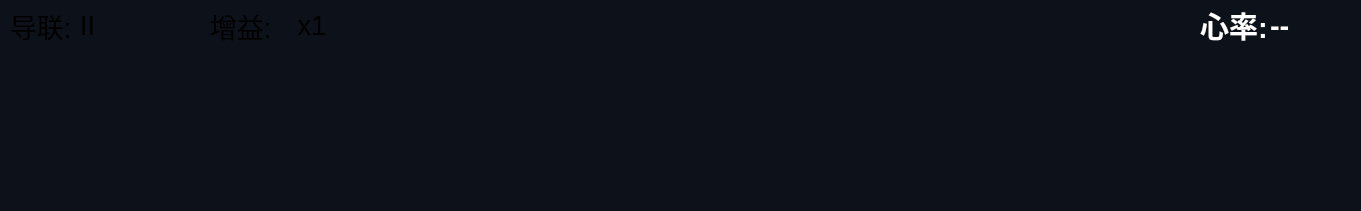
  <widget class="QwtPlot" name="qwtPlot_ECG">
   <property name="geometry">
    <rect>
     <x>0</x>
     <y>65</y>
     <width>1361</width>
     <height>211</height>
    </rect>
   </property>
   <property name="palette">
    <palette>
     <active>
      <colorrole role="Base">
       <brush brushstyle="SolidPattern">
        <color alpha="255">
         <red>0</red>
         <green>0</green>
         <blue>0</blue>
        </color>
       </brush>
      </colorrole>
      <colorrole role="Window">
       <brush brushstyle="SolidPattern">
        <color alpha="255">
         <red>13</red>
         <green>17</green>
         <blue>25</blue>
        </color>
       </brush>
      </colorrole>
     </active>
     <inactive>
      <colorrole role="Base">
       <brush brushstyle="SolidPattern">
        <color alpha="255">
         <red>0</red>
         <green>0</green>
         <blue>0</blue>
        </color>
       </brush>
      </colorrole>
      <colorrole role="Window">
       <brush brushstyle="SolidPattern">
        <color alpha="255">
         <red>13</red>
         <green>17</green>
         <blue>25</blue>
        </color>
       </brush>
      </colorrole>
     </inactive>
     <disabled>
      <colorrole role="Base">
       <brush brushstyle="SolidPattern">
        <color alpha="255">
         <red>13</red>
         <green>17</green>
         <blue>25</blue>
        </color>
       </brush>
      </colorrole>
      <colorrole role="Window">
       <brush brushstyle="SolidPattern">
        <color alpha="255">
         <red>13</red>
         <green>17</green>
         <blue>25</blue>
        </color>
       </brush>
      </colorrole>
     </disabled>
    </palette>
   </property>
   <widget class="QLabel" name="lab_HR">
    <property name="geometry">
     <rect>
      <x>1270</x>
      <y>10</y>
      <width>71</width>
      <height>31</height>
     </rect>
    </property>
    <property name="palette">
     <palette>
      <active>
       <colorrole role="WindowText">
        <brush brushstyle="SolidPattern">
         <color alpha="255">
          <red>255</red>
          <green>255</green>
          <blue>255</blue>
         </color>
        </brush>
       </colorrole>
      </active>
      <inactive>
       <colorrole role="WindowText">
        <brush brushstyle="SolidPattern">
         <color alpha="255">
          <red>255</red>
          <green>255</green>
          <blue>255</blue>
         </color>
        </brush>
       </colorrole>
      </inactive>
      <disabled>
       <colorrole role="WindowText">
        <brush brushstyle="SolidPattern">
         <color alpha="255">
          <red>0</red>
          <green>0</green>
          <blue>0</blue>
         </color>
        </brush>
       </colorrole>
      </disabled>
     </palette>
    </property>
    <property name="font">
     <font>
      <pointsize>22</pointsize>
      <weight>75</weight>
      <bold>true</bold>
     </font>
    </property>
    <property name="text">
     <string>--</string>
    </property>
   </widget>
   <widget class="QLabel" name="lab_ecg1gaintag">
    <property name="geometry">
     <rect>
      <x>210</x>
      <y>10</y>
      <width>81</width>
      <height>31</height>
     </rect>
    </property>
    <property name="font">
     <font>
      <pointsize>20</pointsize>
     </font>
    </property>
    <property name="text">
     <string>增益:</string>
    </property>
   </widget>
   <widget class="QLabel" name="lab_ecg1leadtag">
    <property name="geometry">
     <rect>
      <x>10</x>
      <y>10</y>
      <width>81</width>
      <height>31</height>
     </rect>
    </property>
    <property name="font">
     <font>
      <pointsize>20</pointsize>
     </font>
    </property>
    <property name="text">
     <string>导联:</string>
    </property>
   </widget>
   <widget class="QLabel" name="lab_hrtag">
    <property name="geometry">
     <rect>
      <x>1200</x>
      <y>10</y>
      <width>91</width>
      <height>31</height>
     </rect>
    </property>
    <property name="palette">
     <palette>
      <active>
       <colorrole role="WindowText">
        <brush brushstyle="SolidPattern">
         <color alpha="255">
          <red>255</red>
          <green>255</green>
          <blue>255</blue>
         </color>
        </brush>
       </colorrole>
      </active>
      <inactive>
       <colorrole role="WindowText">
        <brush brushstyle="SolidPattern">
         <color alpha="255">
          <red>255</red>
          <green>255</green>
          <blue>255</blue>
         </color>
        </brush>
       </colorrole>
      </inactive>
      <disabled>
       <colorrole role="WindowText">
        <brush brushstyle="SolidPattern">
         <color alpha="255">
          <red>0</red>
          <green>0</green>
          <blue>0</blue>
         </color>
        </brush>
       </colorrole>
      </disabled>
     </palette>
    </property>
    <property name="font">
     <font>
      <pointsize>22</pointsize>
      <weight>75</weight>
      <bold>true</bold>
     </font>
    </property>
    <property name="text">
     <string>心率:   </string>
    </property>
   </widget>
   <widget class="QLabel" name="lab_ECG1lead">
    <property name="geometry">
     <rect>
      <x>80</x>
      <y>10</y>
      <width>81</width>
      <height>31</height>
     </rect>
    </property>
    <property name="font">
     <font>
      <pointsize>20</pointsize>
     </font>
    </property>
    <property name="text">
     <string>II</string>
    </property>
   </widget>
   <widget class="QLabel" name="lab_ECG1Gain">
    <property name="geometry">
     <rect>
      <x>290</x>
      <y>10</y>
      <width>131</width>
      <height>31</height>
     </rect>
    </property>
    <property name="font">
     <font>
      <pointsize>20</pointsize>
     </font>
    </property>
    <property name="text">
     <string> x1</string>
    </property>
   </widget>
  </widget>
